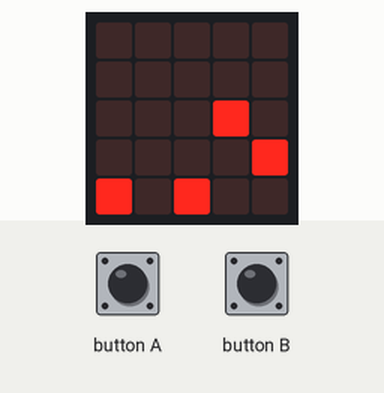
Bench run of a program on a simulated BBC micro:bit (MakeCode). Parts: the board's 5×5 LED display. Inputs (shaded band) come from the test bench. A reset restarts the program; random numbers come from a fixed seed.

Above: at 1.2 s.
1.3 s: button A pressed for 0.15 s
At 1.85 s:
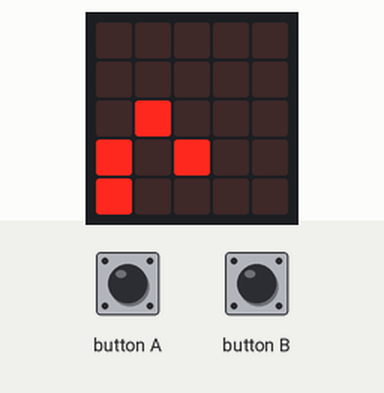
4.4 s: button B pressed for 0.15 s
At 4.99 s:
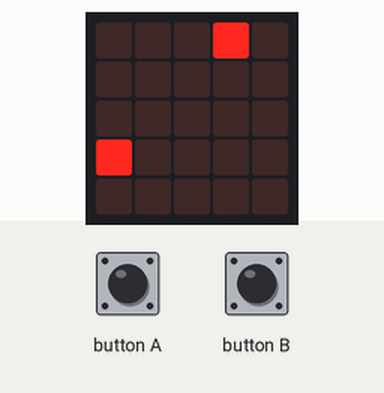
5.1 s: button A pressed for 0.15 s
At 5.8 s:
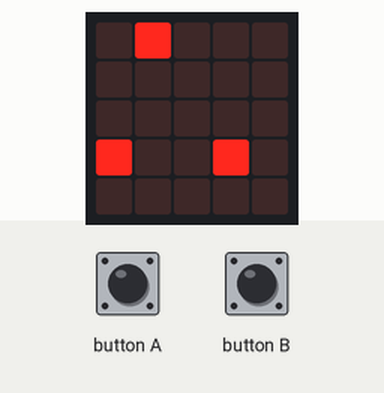
7.8 s: button B pressed for 0.15 s
At 8.48 s:
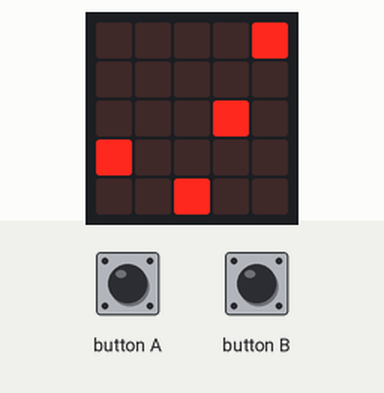
8.5 s: button A pressed for 0.15 s
At 11.13 s:
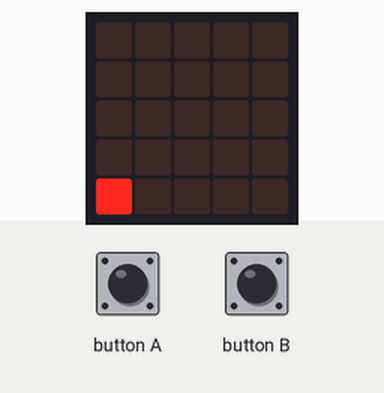
11.6 s: button B pressed for 0.15 s
At 11.96 s:
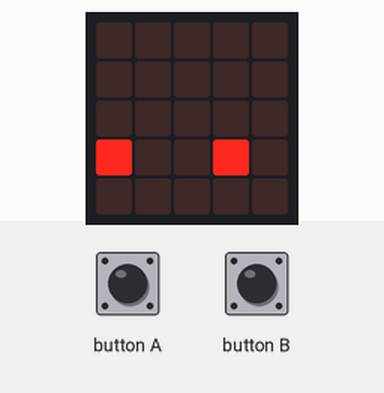
Timing chart, 0 to 14.6 s (numbered marks = the images above; inputs shaded):
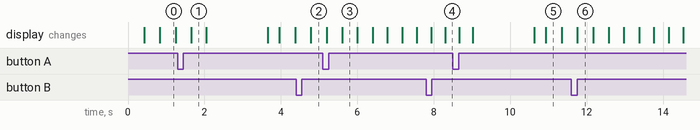

The program:

main.ts
```typescript
input.onButtonPressed(Button.A, function () {
    gravity = gravity * -1
})
function gameOver () {
    basic.showIcon(IconNames.Skull)
    basic.pause(1000)
    control.reset()
}
input.onButtonPressed(Button.B, function () {
    gravity = gravity * -1
})
let y = 0
let x = 0
let gravity = 0
let obstacles: number[] = []
let playerY = 4
// 1 = down, -1 = up
gravity = 1
let speed = 400
basic.forever(function () {
    basic.clearScreen()
    // apply gravity
    playerY += gravity
    // keep inside screen
    if (playerY < 0) {
        playerY = 0
    }
    if (playerY > 4) {
        playerY = 4
    }
    // move obstacles left
    for (let i = 0; i <= obstacles.length - 1; i++) {
        obstacles[i] += -1
    }
    // spawn obstacles on right side
    if (randint(0, 2) == 0) {
        // y * 10 + x
        obstacles.push(randint(0, 4) * 10 + 4)
    }
    // draw obstacles + collision
    for (let o of obstacles) {
        x = o % 10
        y = Math.idiv(o, 10)
        led.plot(x, y)
        if (x == 0 && y == playerY) {
            gameOver()
        }
    }
    obstacles = obstacles.filter(o => o % 10 >= 0)
// draw player
    led.plot(0, playerY)
    basic.pause(speed)
    // increase difficulty
    if (speed > 120) {
        speed += -5
    }
})
```

test.ts
```typescript
// тут проходять випробування; ця компіляція не відбуватиметься, коли цей пакет використовуватиметься як розширення.
```

Measured:
- what the display in image 0 shows lasts 0.4 s, from 0.8 s to 1.2 s
